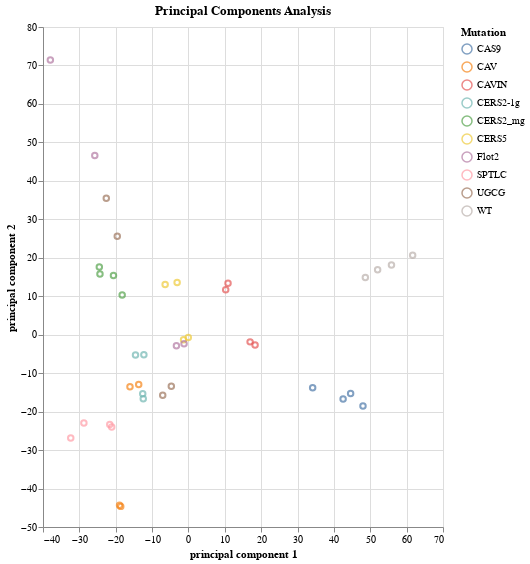

The code cell stored with this chart in its notebook:
### Code cell
# chart principal components
click = alt.selection_point(fields=['Mutation'])

pca= alt.Chart(df_pca).mark_point().encode(
    x='principal component 1:Q',
    y='principal component 2:Q',
    color=alt.condition(click, 'Mutation:N', alt.value('lightgray')),
    tooltip=['Exp', 'Mutation']
).properties(
    width=400,
    height=500,
    title='Principal Components Analysis'
).add_params(
    click
)

pca
